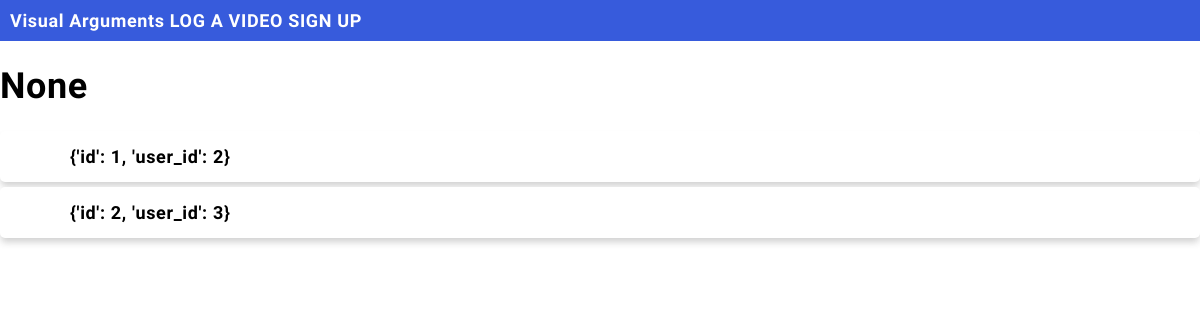
Before: /users/testing/ with the older database file.
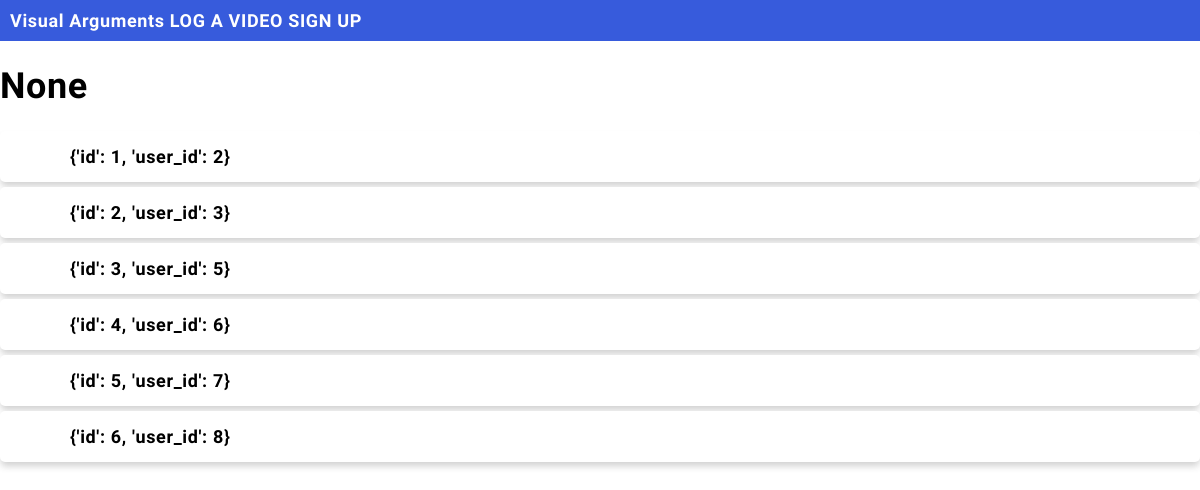
After: the same page with the newer database file.
### users/models.py (models this page shows, shortened)
class Profile(models.Model):
    user = models.OneToOneField(User, on_delete=models.CASCADE) # Delete profile when user is deleted

### users/views.py (the view)
# urls.py: path('users/testing/', user_views.testing, name='user_testing'),
def testing(request):
    profiles = Profile.objects.all().order_by('user_id', '-id').values()
    template = loader.get_template('users/testing.html')
    context = {
    'profiles': profiles,
  }
    return HttpResponse(template.render(context, request))

### users/templates/users/testing.html
{% extends "movie_csv/master.html" %}
{% block content %}
<h1>{{user.id}}</h1>
<ul>
    {% for x in profiles %}
    <li>{{x}}</li>
  {% endfor %}
</ul>
{% endblock content %}

### movie_csv/templates/movie_csv/master.html (shortened to what this page needs)
{% load static bootstrap5 %}
<!DOCTYPE html>
<html>
<head>
    <link rel="stylesheet" href="{% static 'css/mystyles.css' %}">
</head>
    <body>
        <div class="topnav">
            <ul>
                <a href="/">Visual Arguments</a>
                <a href="/search">LOG A VIDEO</a>
              {% if user.is_authenticated %}
                <a href="{% url 'profile'%}">PROFILE</a>
                <a href = "{% url 'logout' %}">LOG OUT</a>
              {% else%}
                <a href="/accounts/">SIGN UP</a>
              {% endif%}
            </ul>
        </div>
        <div class = "content-wrap">
        {% block content %}
        {% endblock %}
       </div>
    </body>
</html>

### movie_csv/static/css/mystyles.css (style rules this page uses)
body { margin:0; font: 600 18px 'Source Sans Pro', sans-serif; letter-spacing: 0.64px; color: black; }
.topnav { background-color:#375BDC; color:#ffffff; padding:10px; }
.topnav a:link, .topnav a:visited { text-decoration: none; color: #ffffff; }
ul { list-style-type: none; padding: 0; margin: 0; }
li { background-color: #ffffff; background-size: 50px 60px; background-repeat: no-repeat; cursor: pointer; transition: transform .25s; border-radius: 5px; box-shadow: 0 5px 7px -1px rgba(51, 51, 51, 0.23); padding: 15px; padding-left: 70px; margin-top: 5px; }

Changed rows visible on the page:
added Profile: x "{'id': 3, 'user_id': 5}"
added Profile: x "{'id': 4, 'user_id': 6}"
added Profile: x "{'id': 5, 'user_id': 7}"
added Profile: x "{'id': 6, 'user_id': 8}"
